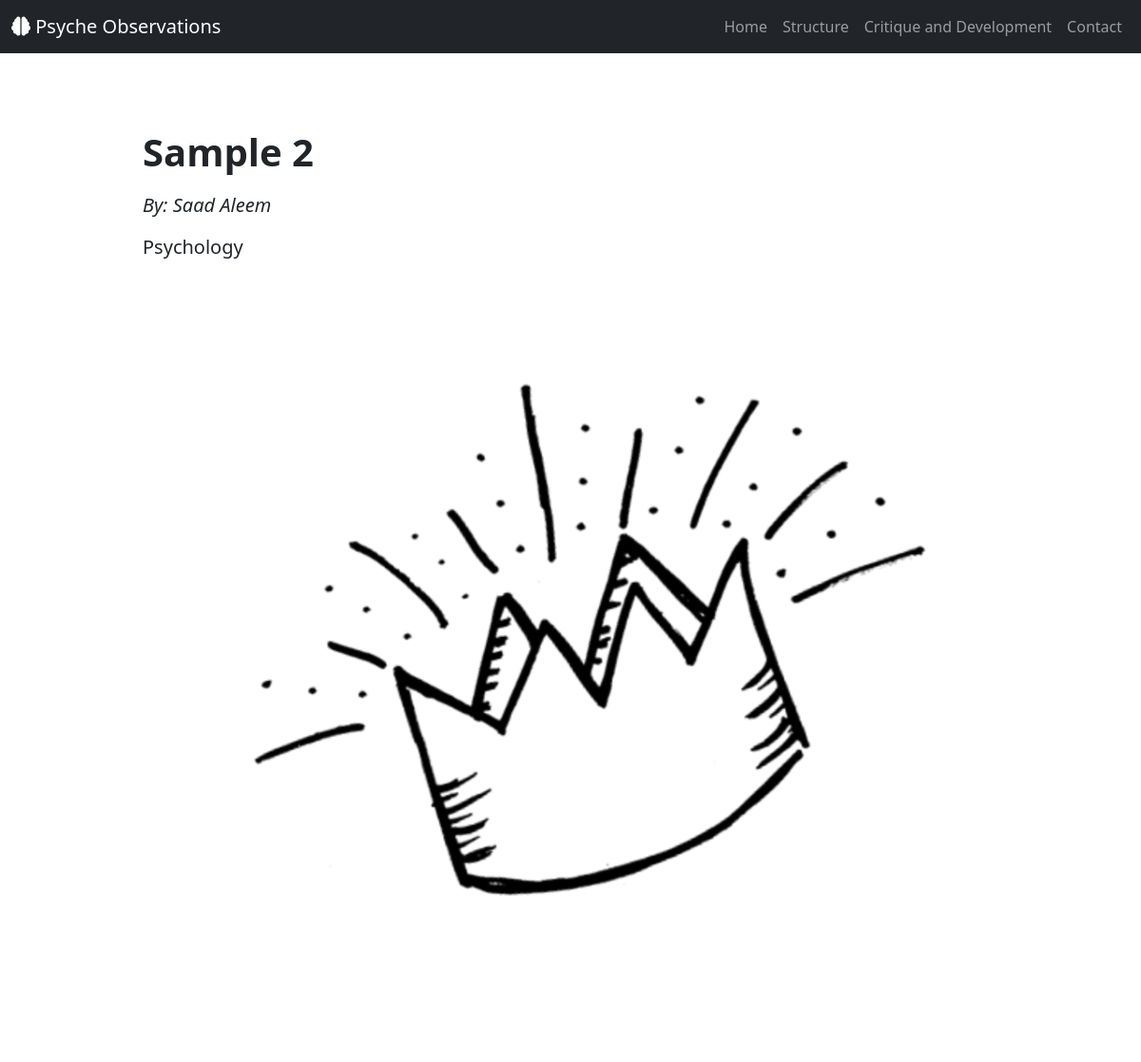
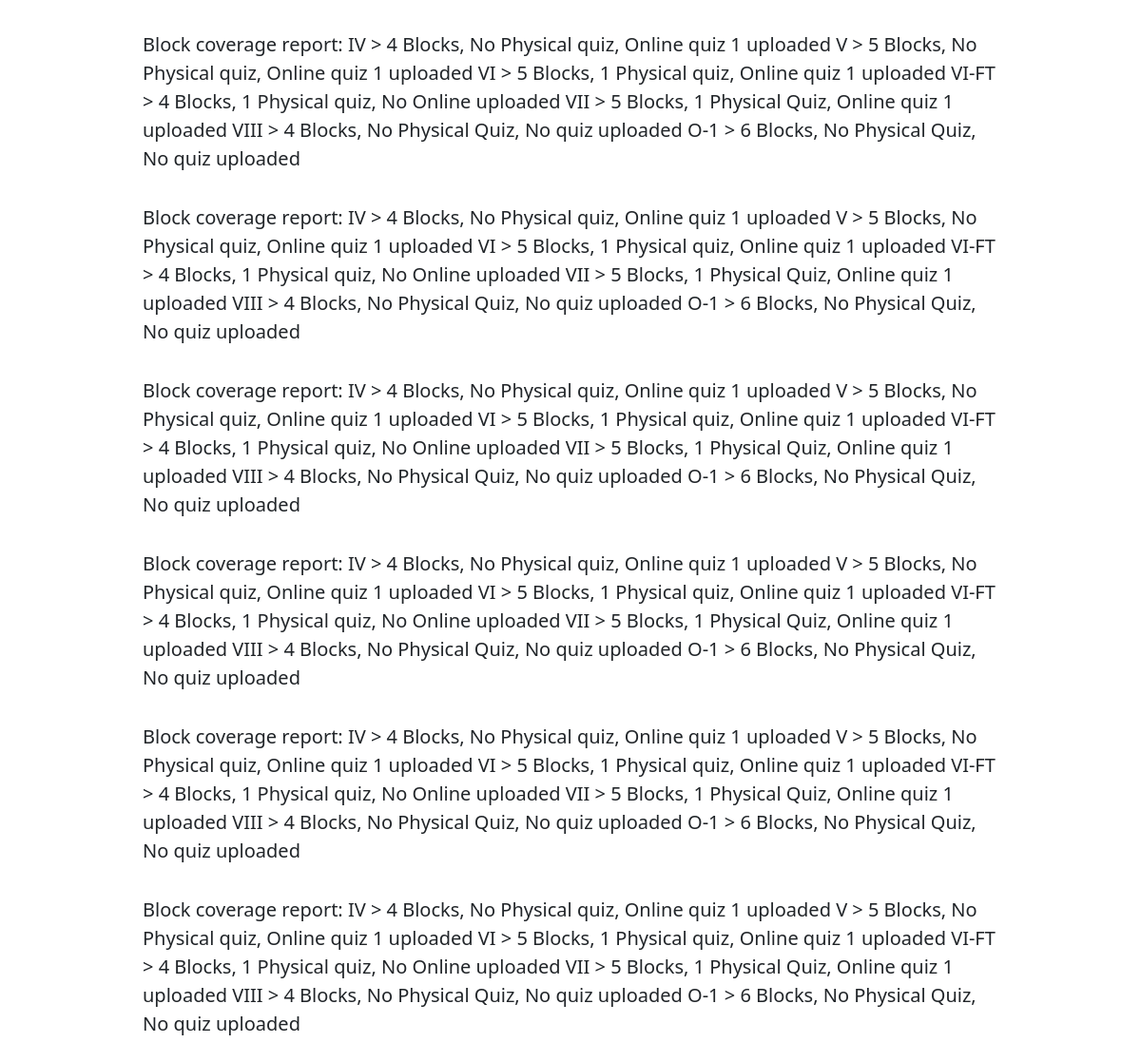
Screenshot of /critique/blogpost/4 with the database file from the repository (2 pictures, top to bottom).
### critique/models.py (models this page shows)
class develop(models.Model):
    article_id = models.AutoField
    article_topic = models.CharField(max_length=100, default='none')
    article_img = models.ImageField(upload_to='static/artimage/', default='static/artimage/123.jpg')
    article_category = models.CharField(max_length=50, choices=(('PSY','Psychology'), ('EDU','Educational Philosophy')), default='Psychology')
    writer_name = models.CharField(max_length=50, default='none')
    para1 = models.TextField(default='Para')
    para2 = models.TextField(default='Para')
    para3 = models.TextField(default='Para')
    para4 = models.TextField(default='Para')
    para5 = models.TextField(default='Para')
    para6 = models.TextField(default='Para')

### critique/views.py (the view)
# urls.py: path('/blogpost/<int:id>', views.blogpost, name='blogpost')
def blogpost(request, id):
    post = develop.objects.filter(id = id)[0]
    return render(request, 'critique/blog.html', {'post': post})

### critique/templates/critique/blog.html (shortened to what this page needs)
<!doctype html>
<html lang="en">
<head>
    <link href="https://cdn.jsdelivr.net/npm/bootstrap@5.1.1/dist/css/bootstrap.min.css" rel="stylesheet"
>
</head>
<body>
    <div class="main_header">
        <nav class="navbar navbar-expand-lg navbar-dark bg-dark">
            <div class="container-fluid">
                <a class="navbar-brand" href="#">
                    <i class="fas fa-brain"></i> Psyche Observations
                </a>
                <div class="collapse navbar-collapse" id="navbarSupportedContent">
                    <ul class="navbar-nav ms-auto mb-2 mb-lg-0">
                        <li class="nav-item">
                            <a class="nav-link" href="/">Home</a>
                        </li>
                        <li class="nav-item">
                            <a class="nav-link" href="/structure">Structure</a>
                        </li>
                        <li class="nav-item">
                            <a class="nav-link" href="/critique">Critique and Development</a>
                        </li>
                        <li class="nav-item">
                            <a class="nav-link" href="/contact">Contact</a>
                        </li>
                    </ul>
                </div>
            </div>
        </nav>
    </div>
    <div class="d-grid gap-3">
        <div class="p-2"></div>
        <div class="p-2"></div>
        <div class="p-2"></div>
    </div>
    <div class="mx-auto" style="width: 900px;">
        <article>
            <header class="mb-4">
                <h1 class="fw-bolder mb-1">{{post.article_topic}}</h1>
                <div class="d-grid gap-3">
                    <div class="p-2"></div>
                </div>
                <h5 class="fw-light mb-1 fst-italic">By: {{post.writer_name}}</h5>
                <div class="d-grid gap-3">
                    <div class="p-2"></div>
                </div>
                <h3 class="lead">{{post.get_article_category_display}}</h3>
            </header>
            <figure class="mb-4"><img class="img-fluid rounded" src="/{{post.article_img}}" alt="..." ></figure>
            <div class="d-grid gap-3">
                <div class="p-2"></div>
                <div class="p-2"></div>
                <div class="p-2"></div>
            </div>
            <section class="mb-5">
                <p class="lead">{{post.para1}}</p>
                <div class="d-grid gap-3">
                    <div class="p-2"></div>
                </div>
                <p class="lead">{{post.para2}}</p>
                <div class="d-grid gap-3">
                    <div class="p-2"></div>
                </div>
                <p class="lead">{{post.para3}}</p>
                <div class="d-grid gap-3">
                    <div class="p-2"></div>
                </div>
                <p class="lead">{{post.para4}}</p>
                <div class="d-grid gap-3">
                    <div class="p-2"></div>
                </div>
                <p class="lead">{{post.para5}}</p>
                <div class="d-grid gap-3">
                    <div class="p-2"></div>
                </div>
                <p class="lead">{{post.para6}}</p>
                <div class="d-grid gap-3">
                    <div class="p-2"></div>
                </div>
            </section>
        </article>
    </div>
</body>
</html>

### rows the page displays
develop: article_topic "Sample 2", writer_name "Saad Aleem", article_category "Psychology", article_img (picture), para1 "Block coverage report: IV > 4 Blocks, No Physical quiz, Online quiz 1 uploaded V > 5 Blocks, No Physical quiz, Online quiz 1 uploaded VI > 5 Blocks, 1 Physical quiz, Online quiz 1 uploaded VI-FT > 4 Blocks, 1 Physical quiz, No Online uploaded VII > 5 Blocks, 1 Physical Quiz, Online quiz 1 uploaded VIII > 4 Blocks, No Physical Quiz, No quiz uploaded O-1 > 6 Blocks, No Physical Quiz, No quiz uploaded", para2 "Block coverage report: IV > 4 Blocks, No Physical quiz, Online quiz 1 uploaded V > 5 Blocks, No Physical quiz, Online quiz 1 uploaded VI > 5 Blocks, 1 Physical quiz, Online quiz 1 uploaded VI-FT > 4 Blocks, 1 Physical quiz, No Online uploaded VII > 5 Blocks, 1 Physical Quiz, Online quiz 1 uploaded VIII > 4 Blocks, No Physical Quiz, No quiz uploaded O-1 > 6 Blocks, No Physical Quiz, No quiz uploaded", para3 "Block coverage report: IV > 4 Blocks, No Physical quiz, Online quiz 1 uploaded V > 5 Blocks, No Physical quiz, Online quiz 1 uploaded VI > 5 Blocks, 1 Physical quiz, Online quiz 1 uploaded VI-FT > 4 Blocks, 1 Physical quiz, No Online uploaded VII > 5 Blocks, 1 Physical Quiz, Online quiz 1 uploaded VIII > 4 Blocks, No Physical Quiz, No quiz uploaded O-1 > 6 Blocks, No Physical Quiz, No quiz uploaded", para4 "Block coverage report: IV > 4 Blocks, No Physical quiz, Online quiz 1 uploaded V > 5 Blocks, No Physical quiz, Online quiz 1 uploaded VI > 5 Blocks, 1 Physical quiz, Online quiz 1 uploaded VI-FT > 4 Blocks, 1 Physical quiz, No Online uploaded VII > 5 Blocks, 1 Physical Quiz, Online quiz 1 uploaded VIII > 4 Blocks, No Physical Quiz, No quiz uploaded O-1 > 6 Blocks, No Physical Quiz, No quiz uploaded", para5 "Block coverage report: IV > 4 Blocks, No Physical quiz, Online quiz 1 uploaded V > 5 Blocks, No Physical quiz, Online quiz 1 uploaded VI > 5 Blocks, 1 Physical quiz, Online quiz 1 uploaded VI-FT > 4 Blocks, 1 Physical quiz, No Online uploaded VII > 5 Blocks, 1 Physical Quiz, Online quiz 1 uploaded VIII > 4 Blocks, No Physical Quiz, No quiz uploaded O-1 > 6 Blocks, No Physical Quiz, No quiz uploaded", para6 "Block coverage report: IV > 4 Blocks, No Physical quiz, Online quiz 1 uploaded V > 5 Blocks, No Physical quiz, Online quiz 1 uploaded VI > 5 Blocks, 1 Physical quiz, Online quiz 1 uploaded VI-FT > 4 Blocks, 1 Physical quiz, No Online uploaded VII > 5 Blocks, 1 Physical Quiz, Online quiz 1 uploaded VIII > 4 Blocks, No Physical Quiz, No quiz uploaded O-1 > 6 Blocks, No Physical Quiz, No quiz uploaded"
